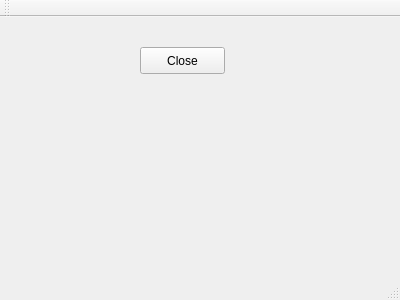
<?xml version="1.0" encoding="UTF-8"?>
<ui version="4.0">
 <class>MainWindow</class>
 <widget class="QMainWindow" name="MainWindow">
  <property name="geometry">
   <rect>
    <x>0</x>
    <y>0</y>
    <width>400</width>
    <height>300</height>
   </rect>
  </property>
  <property name="windowTitle">
   <string>MainWindow</string>
  </property>
  <widget class="QWidget" name="centralWidget">
   <widget class="QPushButton" name="pushButton">
    <property name="geometry">
     <rect>
      <x>140</x>
      <y>30</y>
      <width>85</width>
      <height>27</height>
     </rect>
    </property>
    <property name="text">
     <string>Close</string>
    </property>
   </widget>
  </widget>
  <widget class="QMenuBar" name="menuBar">
   <property name="geometry">
    <rect>
     <x>0</x>
     <y>0</y>
     <width>400</width>
     <height>20</height>
    </rect>
   </property>
  </widget>
  <widget class="QToolBar" name="mainToolBar">
   <attribute name="toolBarArea">
    <enum>TopToolBarArea</enum>
   </attribute>
   <attribute name="toolBarBreak">
    <bool>false</bool>
   </attribute>
  </widget>
  <widget class="QStatusBar" name="statusBar"/>
 </widget>
 <layoutdefault spacing="6" margin="11"/>
 <resources/>
 <connections/>
</ui>
